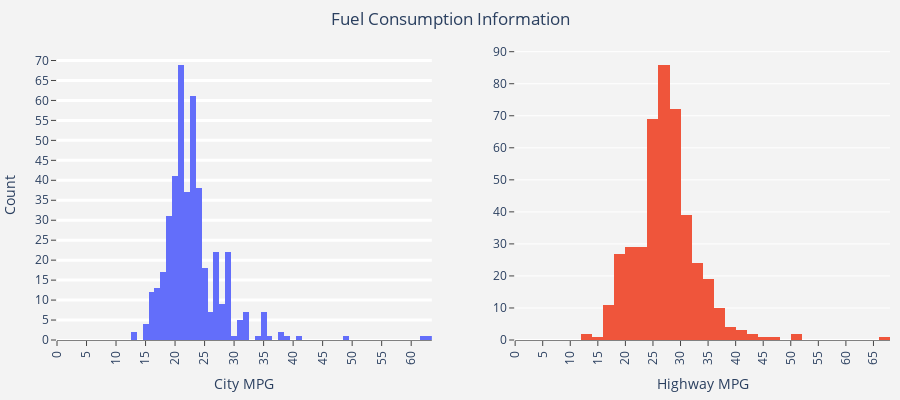

The notebook cell this image was saved under:
### Markdown cell above
# Frequency - Histogram
Histogram refers to the underlying frequency distribution or the probability distribution of a single continuous numerical variable.

# Fuel Consumption:

### Code cell
fig = make_subplots(rows=1, cols=2)

trace_8 = go.Histogram(x=df['MPG_City'].values, name='City MPG', )
trace_9 = go.Histogram(x=df['MPG_Highway'].values, name= 'Highway MPG')

fig.update_layout(title='Fuel Consumption Information', title_x=0.5, yaxis=dict(gridcolor='rgb(255, 255, 255)',gridwidth=3), 
                  paper_bgcolor='rgb(243, 243, 243)', plot_bgcolor='rgb(243, 243, 243)', margin=dict(l=10,r=10,b=50,t=50),
                  height=400, width=900, showlegend=False, hovermode = 'x unified')

# Update xaxis properties

fig.update_xaxes(title_text = 'City MPG', row=1, col=1, nticks=20, ticks="outside",rangemode="tozero",
                showgrid=False,showline=True, linewidth=1, linecolor='gray', tickangle=-90)

fig.update_xaxes(title_text = 'Highway MPG', row=1, col=2, nticks=20, ticks="outside", rangemode="tozero",
                showgrid=False, showline=True, linewidth=1, linecolor='gray', showspikes=True, tickangle=-90)

# Update yaxis properties

fig.update_yaxes(title_text = 'Count', row=1, col=1, nticks=20, ticks="outside")
fig.update_yaxes(row=1, col=2, nticks=15, ticks="outside")

fig.append_trace(trace_8, 1, 1)
fig.append_trace(trace_9, 1, 2)

fig.show()

### Figure 1 — Plotly figure (JSON) as saved in the notebook; plotly's stock layout.template omitted (floating-point values rounded to 4 significant figures; data arrays with more than 128 entries replaced by an {"elided": "..."} marker saying what was removed)
{"data": [{"name": "City MPG", "type": "histogram", "x": {"elided": "432 float values"}, "xaxis": "x", "yaxis": "y"}, {"name": "Highway MPG", "type": "histogram", "x": {"elided": "432 float values"}, "xaxis": "x2", "yaxis": "y2"}], "layout": {"height": 400, "hovermode": "x unified", "margin": {"b": 50, "l": 10, "r": 10, "t": 50}, "paper_bgcolor": "rgb(243, 243, 243)", "plot_bgcolor": "rgb(243, 243, 243)", "showlegend": false, "title": {"text": "Fuel Consumption Information", "x": 0.5}, "width": 900, "xaxis": {"anchor": "y", "autorange": true, "domain": [0, 0.45], "linecolor": "gray", "linewidth": 1, "nticks": 20, "range": [0, 63.5], "rangemode": "tozero", "showgrid": false, "showline": true, "tickangle": -90, "ticks": "outside", "title": {"text": "City MPG"}, "type": "linear"}, "xaxis2": {"anchor": "y2", "autorange": true, "domain": [0.55, 1], "linecolor": "gray", "linewidth": 1, "nticks": 20, "range": [0, 68], "rangemode": "tozero", "showgrid": false, "showline": true, "showspikes": true, "tickangle": -90, "ticks": "outside", "title": {"text": "Highway MPG"}, "type": "linear"}, "yaxis": {"anchor": "x", "autorange": true, "domain": [0, 1], "gridcolor": "rgb(255, 255, 255)", "gridwidth": 3, "nticks": 20, "range": [0, 72.63], "ticks": "outside", "title": {"text": "Count"}}, "yaxis2": {"anchor": "x2", "autorange": true, "domain": [0, 1], "nticks": 15, "range": [0, 90.53], "ticks": "outside"}}}
